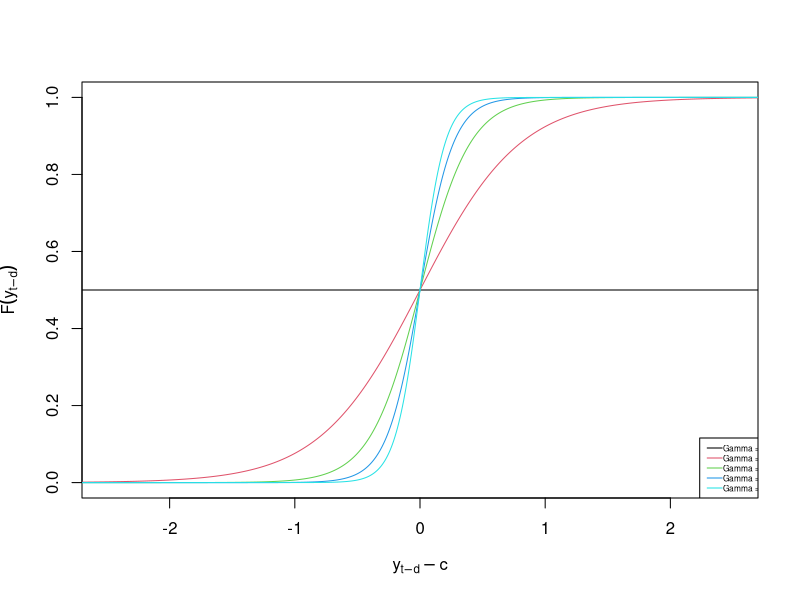
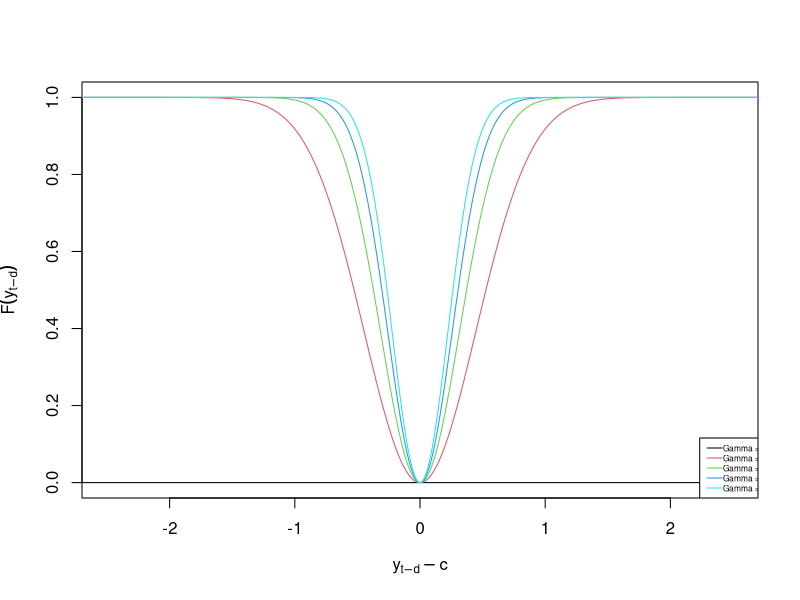

Generate these figures, in order, with R:
lstar <- function(g, yc){
  1/(1+exp(-g*(yc)))
}

estar <- function(g, yc){
  (1-exp(-g*(yc)^2))
}


#plot(x=seq(-5,5,0.01), y=lstar(0, seq(-5,5,0.01)), ylim=c(0,1), type = "l", col = 1)
#lines(x=seq(-5,5,0.01), y=lstar(0.5, seq(-5,5,0.01)), ylim=c(0,1), type = "l", col = 2)
#lines(x=seq(-5,5,0.01), y=lstar(1, seq(-5,5,0.01)), type = "l", col = 3)
#lines(x=seq(-5,5,0.01), y=lstar(2.5, seq(-5,5,0.01)), type = "l", col = 4)
#lines(x=seq(-5,5,0.01), y=lstar(10, seq(-5,5,0.01)), type = "l", col = 5)
#legend("bottomright", c(paste0("Gamma", "=")), col=1:5, ncol=1, lty=1, cex=0.5)

lstar_plot <- function(xs, maxk, intk){
testk <- seq(0,maxk,intk)
plot(x=xs, y=lstar(0, xs), ylim=c(0,1), xlim=c(-2.5,2.5), type = "l", col = 1, xlab = "y_(t-d)-c", ylab = "F(y_(t-d))")
  for(i in 2:((maxk/intk)+1)){
lines(x=xs, y=lstar(testk[i], xs), ylim=c(0,1), type = "l", col = i)
  }
  legend("bottomright", c(paste0("Gamma", " =", testk[1:((maxk/intk)+1)])), col=1:((maxk/intk)+1), ncol=1, lty=1, cex=0.5)
}


star_plot <- function(xs, maxk, intk, type){
if(type == "lstar"){
    testk <- seq(0,maxk,intk)
    plot(x=xs, y=lstar(0, xs), ylim=c(0,1), xlim=c(-2.5,2.5), type = "l", col = 1, 
         xlab = expression(y[t-d]-c), ylab = expression(F(y[t-d])))
    for(i in 2:((maxk/intk)+1)){
      lines(x=xs, y=lstar(testk[i], xs), ylim=c(0,1), type = "l", col = i)
    }
    legend("bottomright", c(paste0("Gamma", " =", testk[1:((maxk/intk)+1)])), 
           col=1:((maxk/intk)+1), ncol=1, lty=1, cex=0.5, x.intersp=0.1, text.width=c(rep(0.25,5)), pt.cex = 1)
   # title(c("LSTAR With Varying Gamma"))
  }
if(type == "estar"){
  testk <- seq(0,maxk,intk)
  plot(x=xs, y=estar(0, xs), ylim=c(0,1), xlim=c(-2.5,2.5), type = "l", col = 1, 
       xlab = expression(y[t-d]-c), ylab = expression(F(y[t-d])))
  for(i in 2:((maxk/intk)+1)){
    lines(x=xs, y=estar(testk[i], xs), ylim=c(0,1), type = "l", col = i)
  }
  legend("bottomright", c(paste0("Gamma", " =", testk[1:((maxk/intk)+1)])), 
         col=1:((maxk/intk)+1), ncol=1, lty=1, cex=0.5, x.intersp=0.1, text.width=c(rep(0.25,5)), pt.cex = 1)
 # title(c("ESTAR With Varying Gamma"))
}
}

star_plot(seq(-5,5,0.01), 10, 2.5, "lstar")
star_plot(seq(-5,5,0.01), 10, 2.5, "estar")



  
  
  

